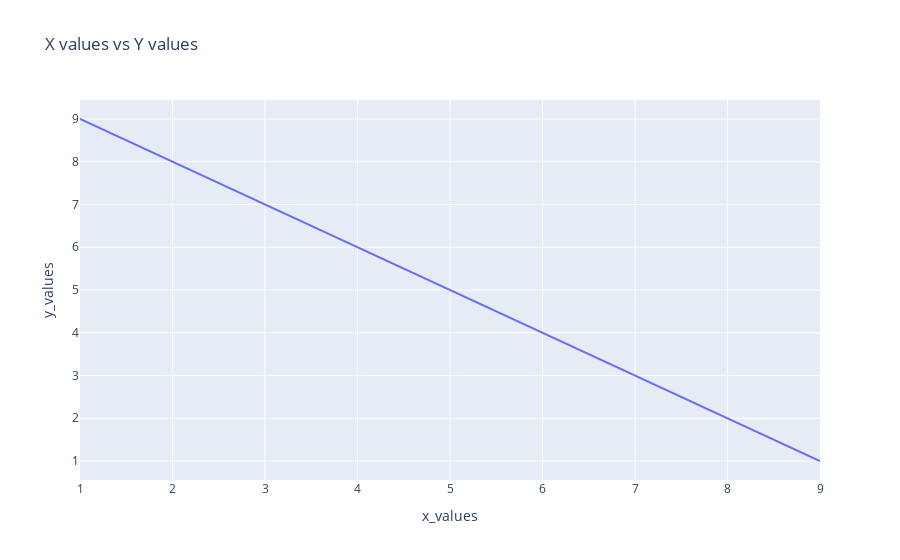

Notebook code for this chart:
### Markdown cell above
##### Line Graph

### Code cell
# Using plotly.express
import plotly.express as px

x = [1, 2, 3, 4, 5, 6, 7, 8, 9]
y = [9, 8, 7, 6, 5, 4, 3, 2, 1]

import pandas as pd
df = pd.DataFrame({'x_values': x, 'y_values': y})     #Creating a DataFrame

fig = px.line(df, x='x_values', y='y_values', title='X values vs Y values')   #Create the line plot

#Show the plot
fig.show()

### Figure 1 — Plotly figure (JSON) as saved in the notebook; plotly's stock layout.template omitted (floating-point values rounded to 4 significant figures)
{"data": [{"hovertemplate": "x_values=%{x}<br>y_values=%{y}<extra></extra>", "legendgroup": "", "line": {"color": "#636efa", "dash": "solid"}, "marker": {"symbol": "circle"}, "mode": "lines", "name": "", "orientation": "v", "showlegend": false, "type": "scatter", "x": [1, 2, 3, 4, 5, 6, 7, 8, 9], "xaxis": "x", "y": [9, 8, 7, 6, 5, 4, 3, 2, 1], "yaxis": "y"}], "layout": {"legend": {"tracegroupgap": 0}, "title": {"text": "X values vs Y values"}, "xaxis": {"anchor": "y", "domain": [0, 1], "title": {"text": "x_values"}}, "yaxis": {"anchor": "x", "domain": [0, 1], "title": {"text": "y_values"}}}}
